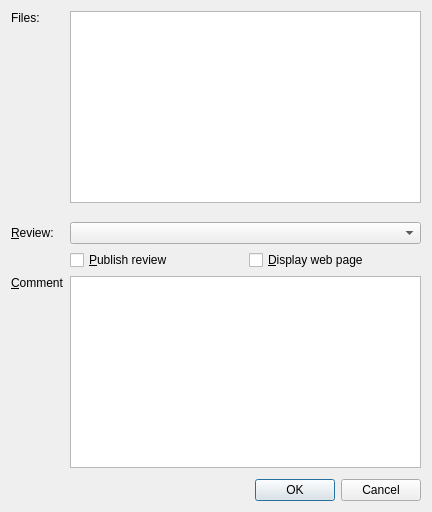
<?xml version="1.0" encoding="UTF-8"?>
<ui version="4.0">
 <class>ReviewBoard::Internal::UpdateReviewDialog</class>
 <widget class="QDialog" name="ReviewBoard::Internal::UpdateReviewDialog">
  <property name="geometry">
   <rect>
    <x>0</x>
    <y>0</y>
    <width>432</width>
    <height>512</height>
   </rect>
  </property>
  <property name="windowTitle">
   <string>Dialog</string>
  </property>
  <layout class="QVBoxLayout" name="verticalLayout">
   <item>
    <layout class="QGridLayout" name="gridLayout">
     <item row="0" column="0">
      <widget class="QLabel" name="filesLabel">
       <property name="text">
        <string>Files:</string>
       </property>
       <property name="alignment">
        <set>Qt::AlignLeading|Qt::AlignLeft|Qt::AlignTop</set>
       </property>
       <property name="buddy">
        <cstring>fileList</cstring>
       </property>
      </widget>
     </item>
     <item row="0" column="1" colspan="2">
      <widget class="QListWidget" name="fileList"/>
     </item>
     <item row="1" column="1">
      <spacer name="verticalSpacer">
       <property name="orientation">
        <enum>Qt::Vertical</enum>
       </property>
       <property name="sizeType">
        <enum>QSizePolicy::Fixed</enum>
       </property>
       <property name="sizeHint" stdset="0">
        <size>
         <width>20</width>
         <height>13</height>
        </size>
       </property>
      </spacer>
     </item>
     <item row="2" column="0">
      <widget class="QLabel" name="label">
       <property name="text">
        <string>&amp;Review:</string>
       </property>
       <property name="buddy">
        <cstring>reviewlist</cstring>
       </property>
      </widget>
     </item>
     <item row="2" column="1" colspan="2">
      <widget class="QComboBox" name="reviewlist">
       <property name="sizePolicy">
        <sizepolicy hsizetype="Expanding" vsizetype="Fixed">
         <horstretch>0</horstretch>
         <verstretch>0</verstretch>
        </sizepolicy>
       </property>
      </widget>
     </item>
     <item row="3" column="1">
      <widget class="QCheckBox" name="publish">
       <property name="sizePolicy">
        <sizepolicy hsizetype="Expanding" vsizetype="Fixed">
         <horstretch>0</horstretch>
         <verstretch>0</verstretch>
        </sizepolicy>
       </property>
       <property name="text">
        <string>&amp;Publish review</string>
       </property>
      </widget>
     </item>
     <item row="3" column="2">
      <widget class="QCheckBox" name="display">
       <property name="sizePolicy">
        <sizepolicy hsizetype="Expanding" vsizetype="Fixed">
         <horstretch>0</horstretch>
         <verstretch>0</verstretch>
        </sizepolicy>
       </property>
       <property name="text">
        <string>&amp;Display web page</string>
       </property>
      </widget>
     </item>
     <item row="4" column="0">
      <widget class="QLabel" name="descriptionLabel">
       <property name="sizePolicy">
        <sizepolicy hsizetype="Preferred" vsizetype="Expanding">
         <horstretch>0</horstretch>
         <verstretch>0</verstretch>
        </sizepolicy>
       </property>
       <property name="text">
        <string>&amp;Comment</string>
       </property>
       <property name="alignment">
        <set>Qt::AlignLeading|Qt::AlignLeft|Qt::AlignTop</set>
       </property>
       <property name="buddy">
        <cstring>comment</cstring>
       </property>
      </widget>
     </item>
     <item row="4" column="1" colspan="2">
      <widget class="QTextEdit" name="comment">
       <property name="sizePolicy">
        <sizepolicy hsizetype="Expanding" vsizetype="Expanding">
         <horstretch>0</horstretch>
         <verstretch>0</verstretch>
        </sizepolicy>
       </property>
       <property name="acceptRichText">
        <bool>false</bool>
       </property>
      </widget>
     </item>
    </layout>
   </item>
   <item>
    <spacer name="verticalSpacer_2">
     <property name="orientation">
      <enum>Qt::Vertical</enum>
     </property>
     <property name="sizeHint" stdset="0">
      <size>
       <width>20</width>
       <height>0</height>
      </size>
     </property>
    </spacer>
   </item>
   <item>
    <widget class="QDialogButtonBox" name="buttonBox">
     <property name="orientation">
      <enum>Qt::Horizontal</enum>
     </property>
     <property name="standardButtons">
      <set>QDialogButtonBox::Cancel|QDialogButtonBox::Ok</set>
     </property>
    </widget>
   </item>
  </layout>
 </widget>
 <tabstops>
  <tabstop>fileList</tabstop>
  <tabstop>reviewlist</tabstop>
  <tabstop>publish</tabstop>
  <tabstop>display</tabstop>
  <tabstop>comment</tabstop>
  <tabstop>buttonBox</tabstop>
 </tabstops>
 <resources/>
 <connections>
  <connection>
   <sender>buttonBox</sender>
   <signal>accepted()</signal>
   <receiver>ReviewBoard::Internal::UpdateReviewDialog</receiver>
   <slot>accept()</slot>
   <hints>
    <hint type="sourcelabel">
     <x>227</x>
     <y>494</y>
    </hint>
    <hint type="destinationlabel">
     <x>157</x>
     <y>274</y>
    </hint>
   </hints>
  </connection>
  <connection>
   <sender>buttonBox</sender>
   <signal>rejected()</signal>
   <receiver>ReviewBoard::Internal::UpdateReviewDialog</receiver>
   <slot>reject()</slot>
   <hints>
    <hint type="sourcelabel">
     <x>295</x>
     <y>500</y>
    </hint>
    <hint type="destinationlabel">
     <x>286</x>
     <y>274</y>
    </hint>
   </hints>
  </connection>
 </connections>
</ui>
